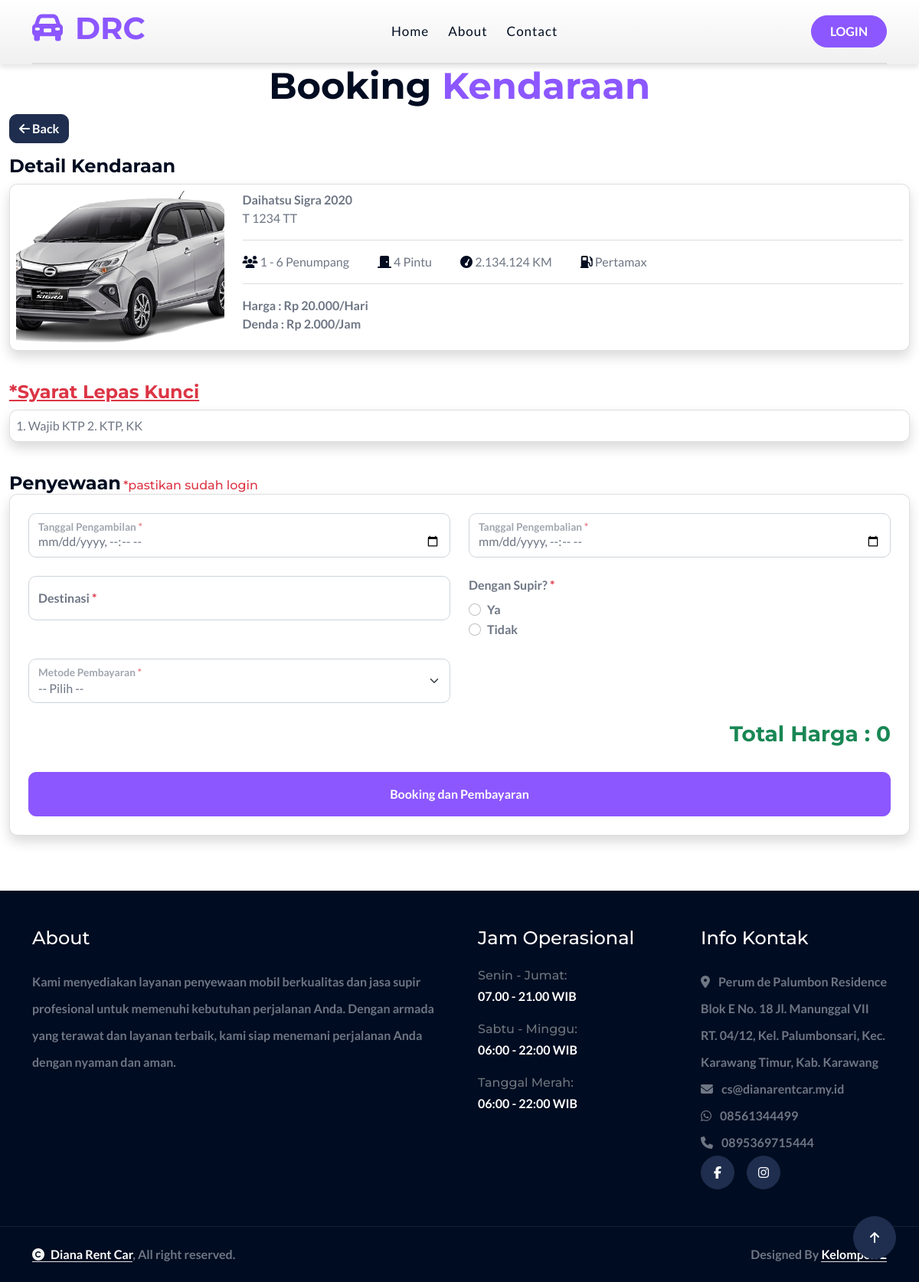
Before: /?views=booking&uuid=cbb64a84-ac8d-420e-b9a8-42ecc645ecd4 with the older database file.
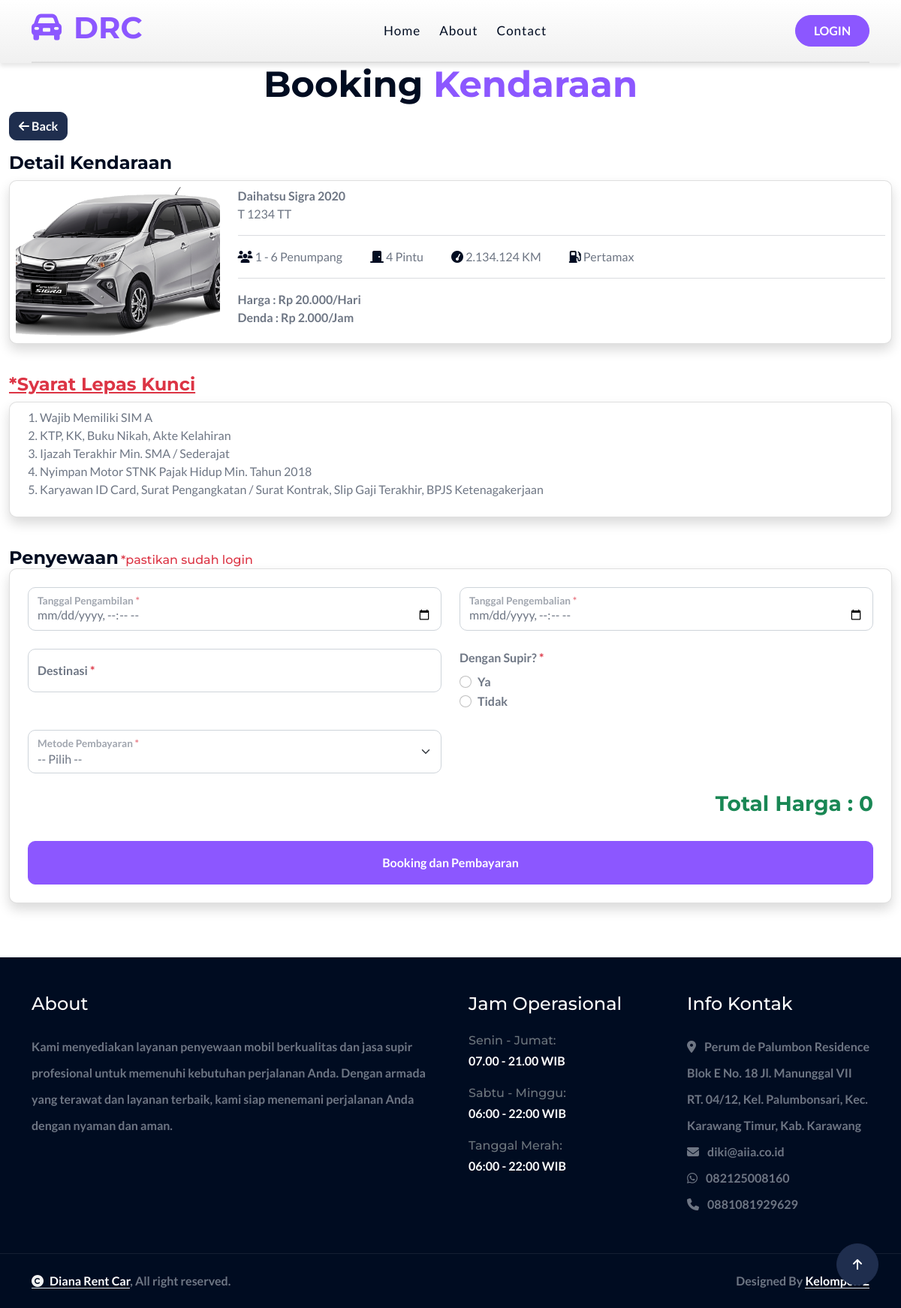
After: the same page with the newer database file.
### tables this page shows
CREATE TABLE IF NOT EXISTS `tm_cars` (
  `id` int NOT NULL AUTO_INCREMENT,
  `uuid` varchar(36) NOT NULL,
  `merk` varchar(100) NOT NULL,
  `tipe` varchar(100) NOT NULL,
  `jumlah_kursi` int NOT NULL,
  `jumlah_pintu` int NOT NULL,
  `warna` varchar(50) NOT NULL,
  `no_plat` varchar(50) NOT NULL,
  `tahun` year NOT NULL,
  `km` int NOT NULL,
  `jenis_bensin` varchar(50) NOT NULL,
  `harga` int NOT NULL DEFAULT (0),
  `denda` int NOT NULL DEFAULT (0),
  `transmisi` varchar(50) NOT NULL,
  `status` varchar(50) NOT NULL,
  `photo` text,
  `created_by` int DEFAULT NULL,
  `updated_by` int DEFAULT NULL,
  `created_at` datetime DEFAULT CURRENT_TIMESTAMP,
  `updated_at` datetime DEFAULT CURRENT_TIMESTAMP ON UPDATE CURRENT_TIMESTAMP,
  PRIMARY KEY (`id`),
  UNIQUE KEY `id` (`id`),
  UNIQUE KEY `uuid` (`uuid`),
  UNIQUE KEY `no_plat` (`no_plat`)
);

CREATE TABLE IF NOT EXISTS `tm_settings` (
  `id` int NOT NULL AUTO_INCREMENT,
  `uuid` varchar(40) NOT NULL,
  `owner` varchar(50) NOT NULL,
  `photo` varchar(255) NOT NULL,
  `bank` varchar(50) NOT NULL,
  `account_number` varchar(50) NOT NULL,
  `account_name` varchar(50) NOT NULL,
  `address` text NOT NULL,
  `email` varchar(50) NOT NULL,
  `phone_number_1` varchar(14) NOT NULL,
  `phone_number_2` varchar(14) DEFAULT NULL,
  `agreement_1` text NOT NULL,
  `agreement_2` text NOT NULL,
  `visi` text NOT NULL,
  `misi` text NOT NULL,
  `about_company` text NOT NULL,
  `history_company` text NOT NULL,
  `about_footer` text NOT NULL,
  `facebook` varchar(255) DEFAULT NULL,
  `instagram` varchar(255) DEFAULT NULL,
  `twitter` varchar(255) DEFAULT NULL,
  `tiktok` varchar(255) DEFAULT NULL,
  `created_at` timestamp NULL DEFAULT CURRENT_TIMESTAMP,
  `updated_at` timestamp NULL DEFAULT CURRENT_TIMESTAMP ON UPDATE CURRENT_TIMESTAMP,
  PRIMARY KEY (`id`),
  UNIQUE KEY `id` (`id`)
);

### classes/Car.php (called while the page is built, shortened)
<?php
class Car
{
    private $conn;
    private $table = 'tm_cars';
    public function __construct()
    {
        $db = new Database();
        $this->conn = $db->connect();
    }
    public function getDetail($uuid)
    {
        $query = $this->conn->prepare("SELECT * FROM " . $this->table . " WHERE uuid = :uuid");
        $query->execute(['uuid' => $uuid]);
        return $query->fetch(PDO::FETCH_ASSOC);
    }
}

### classes/DatabaseExample.php (called while the page is built, shortened)
<?php
class Database
{
    private $host = 'localhost';
    private $db_name = 'dianarentcar';
    private $username = 'root';
    private $password = '';
    public function connect()
    {
        $this->conn = null;
        try {
            $this->conn = new PDO("mysql:host=" . $this->host . ";dbname=" . $this->db_name, $this->username, $this->password);
            $this->conn->setAttribute(PDO::ATTR_ERRMODE, PDO::ERRMODE_EXCEPTION);
        } catch (PDOException $e) {
            echo "Connection Error: " . $e->getMessage();
        }
        return $this->conn;
    }
}

### classes/Setting.php (called while the page is built, shortened)
<?php
class Setting
{
    private $conn;
    private $table = 'tm_settings';
    public function __construct()
    {
        $db = new Database();
        $this->conn = $db->connect();
    }
    public function list()
    {
        $query = "SELECT * FROM " . $this->table;
        $stmt = $this->conn->query($query);
        return $stmt->fetchAll(PDO::FETCH_ASSOC);
    }
    public function getFirstSetting()
    {
        $query = "SELECT * FROM " . $this->table . " LIMIT 1";
        $stmt = $this->conn->query($query);
        return $stmt->fetch(PDO::FETCH_ASSOC);
    }
}

### views/booking.php (the view, shortened to what the rows shown need)
<?php
require_once 'classes/Car.php';
require_once 'classes/Setting.php';
$getCar = new Car();
$getsetting = new Setting();
$uuid = $_GET['uuid'];
$car = $getCar->getDetail($uuid);
$setting = $getsetting->getFirstSetting();
?>
<div class="container-fluid car pb-5">
    <div class="text-center mx-auto wow fadeInUp" data-wow-delay="0.1s" style="max-width: 800px;">
        <h1 class="display-5 text-capitalize">Booking <span class="text-primary">Kendaraan</span></h1>
    </div>
    <div class="wow fadeInUp" data-wow-delay="0.1s">
        <a href="?views=home" class="btn btn-secondary"><i class="fa fa-arrow-left text-white"></i> Back</a>
    </div>
    <div class="row pt-3 wow fadeInUp" data-wow-delay="0.1s">
        <div class="col-md-12 mb-4">
            <h4><b>Detail Kendaraan</b></h4>
            <div class="card p-2 shadow">
                <div class="row wow fadeInUp" data-wow-delay="0.1s">
                    <div class="col-md-3">
                        <div class="categories-img rounded-top text-center">
                            <img src="./assets/uploads/car/<?php echo htmlspecialchars($car['photo']); ?>" class="img-fluid rounded-top car-image" style="height: 200px; object-fit: cover;" alt="<?php echo htmlspecialchars($car['merk']); ?>">
                        </div>
                    </div>
                    <?php
                    function formatRupiah($angka)
                    {
                        return 'Rp ' . number_format($angka, 0, ',', '.');
                    }
                    function formatKm($angka)
                    {
                        return number_format($angka, 0, ',', '.') . ' KM';
                    }
                    ?>
                    <div class="col-md-9">
                        <div class="form-group">
                            <b><?php echo htmlspecialchars($car['merk']); ?> <?php echo htmlspecialchars($car['tipe']); ?> <?php echo htmlspecialchars($car['tahun']); ?></b>
                            <br>
                            <?php echo htmlspecialchars($car['no_plat']); ?>
                        </div>
                        <hr>
                        <div class="form-group">
                            <i class="fa fa-users text-dark"></i> 1 - <?php echo htmlspecialchars($car['jumlah_kursi']); ?> Penumpang &nbsp;&nbsp;&nbsp;&nbsp;&nbsp;&nbsp;&nbsp;&nbsp;&nbsp;&nbsp;
                            <i class="fa fa-door-closed text-dark"></i> <?php echo htmlspecialchars($car['jumlah_pintu']); ?> Pintu &nbsp;&nbsp;&nbsp;&nbsp;&nbsp;&nbsp;&nbsp;&nbsp;&nbsp;&nbsp;
                            <i class="fa fa-tachometer text-dark"></i> <?php echo formatKm($car['km']); ?> &nbsp;&nbsp;&nbsp;&nbsp;&nbsp;&nbsp;&nbsp;&nbsp;&nbsp;&nbsp;
                            <i class="fa-solid fa-gas-pump text-dark"></i> <?php echo htmlspecialchars($car['jenis_bensin']); ?>
                        </div>
                        <hr>
                        <div class="form-group">
                            <b>
                                Harga : <?php echo formatRupiah($car['harga']); ?>/Hari <br>
                                Denda : <?php echo formatRupiah($car['denda']); ?>/Jam
                            </b>
                        </div>
                    </div>
                </div>
            </div>
        </div>
    </div>
    <div class="row pt-3 wow fadeInUp" data-wow-delay="0.1s">
        <div class="col-md-12 mb-4">
            <h4 class="text-danger"><b><u>*Syarat Lepas Kunci</b></u></h4>
            <div class="card p-2 shadow">
                <div class="row wow fadeInUp" data-wow-delay="0.1s">
                    <div class="col-md-12">
                        <?php echo $setting['agreement_1']; ?>
                    </div>
                </div>
            </div>
        </div>
    </div>
    <div class="row pt-3 wow fadeInUp" data-wow-delay="0.1s">
        <div class="col-md-12 mb-4">
            <h4 style="display: inline;"><b>Penyewaan</h4>
            <h6 style="display: inline;" class="text-danger"> *pastikan sudah login</h6>
            <div class="card p-2 shadow">
                <div class="row wow fadeInUp" data-wow-delay="0.1s">
                    <div class="col-md-12">
                        <form action="backend/booking/store.php" method="POST">
                            <div class="row g-4 p-3">
                                <div class="col-lg-12 col-xl-6">
                                    <div class="form-floating">
                                        <input type="datetime-local" class="form-control" id="date_start" name="date_start" placeholder="Tanggal Pengambilan" required>
                                        <label for="date_start">Tanggal Pengambilan <span class="text-danger">*</span></label>
                                    </div>
                                </div>
                                <div class="col-lg-12 col-xl-6">
                                    <div class="form-floating">
                                        <input type="datetime-local" class="form-control" id="date_end" name="date_end" placeholder="Tanggal Pengembalian" required>
                                        <label for="date_end">Tanggal Pengembalian <span class="text-danger">*</span></label>
                                    </div>
                                </div>
                                <div class="col-lg-12 col-xl-6">
                                    <div class="form-floating">
                                        <input type="text" class="form-control" id="destination" name="destination" placeholder="Tujuan Kota" required>
                                        <label for="destination">Destinasi <span class="text-danger">*</span></label>
                                    </div>
                                </div>
                                <div class="col-lg-12 col-xl-6">
                                    <label class="form-label">Dengan Supir? <span class="text-danger">*</span></label>
                                    <div class="form-check">
                                        <input class="form-check-input" type="radio" name="is_driver" id="supir_ya" value="Iya" required>
                                        <label class="form-check-label" for="supir_ya">Ya</label>
                                    </div>
                                    <div class="form-check">
                                        <input class="form-check-input" type="radio" name="is_driver" id="supir_tidak" value="Tidak" required>
                                        <label class="form-check-label" for="supir_tidak">Tidak</label>
                                    </div>
                                </div>
                                <div class="col-lg-12 col-xl-6">
                                    <div class="form-floating">
                                        <select name="method" id="method" class="form-select" required onchange="toggleTypeSelect()">
                                            <option value="">-- Pilih --</option>
                                        </select>
                                        <label for="method">Metode Pembayaran <span class="text-danger">*</span></label>
                                    </div>
                                </div>
                                <div class="col-lg-12 col-xl-12">
                                    <div class="d-flex justify-content-end">
                                        <span>
                                            <h3 class="text-success"><b>Total Harga : <span id="total_harga_display">0</span></b></h3>
                                        </span>
                                    </div>
                                </div>
                                <div class="col-12">
                                    <button type="button" class="btn btn-primary w-100 py-3" onclick="validateForm()">
                                        Booking dan Pembayaran
                                    </button>
                                </div>
                            </div>
                        </form>
                    </div>
                </div>
            </div>
        </div>
    </div>
</div>

### layouts/footer.php (shortened to what the rows shown need)
<?php
require_once __DIR__ . '/../classes/Setting.php';
$getSetting = new Setting();
$setting = $getSetting->list()[0];
$address = $setting['address'];
$email = $setting['email'];
$phone_number_1 = $setting['phone_number_1'];
$phone_number_2 = $setting['phone_number_2'];
$facebook = $setting['facebook'];
$instagram = $setting['instagram'];
?>
<div class="container-fluid footer py-5 wow fadeIn" data-wow-delay="0.2s">
    <div class="container">
        <div class="row g-5">
            <div class="col-md-6 col-lg-6 col-xl-6">
                <div class="footer-item d-flex flex-column">
                    <div class="footer-item">
                        <h4 class="text-white mb-4">About</h4>
                        <p class="mb-3"><?php echo $setting['about_footer']; ?></p>
                    </div>
                </div>
            </div>
            <div class="col-md-6 col-lg-6 col-xl-3">
                <div class="footer-item d-flex flex-column">
                    <h4 class="text-white mb-4">Info Kontak</h4>
                    <a href="https://maps.app.goo.gl/hHdMvZpLid1f6yETA" target="_blank"><i class="fa fa-map-marker-alt me-2"></i> <?php echo htmlspecialchars($address); ?></a>
                    <a href="mailto:<?php echo htmlspecialchars($email); ?>"><i class="fas fa-envelope me-2"></i> <?php echo htmlspecialchars($email); ?></a>
                    <?php
                    $phone_number_1_62 = ltrim($phone_number_1, '0');
                    $phone_number = '62' . $phone_number_1_62;
                    ?>
                    <a href="https://wa.me/<?php echo htmlspecialchars($phone_number); ?>" target="_blank"><i class="fab fa-whatsapp me-2"></i> <?php echo htmlspecialchars($phone_number_1); ?></a>
                    <a href="tel:<?php echo htmlspecialchars($phone_number_2); ?>"><i class="fas fa-phone me-2"></i> <?php echo htmlspecialchars($phone_number_2); ?></a>
                    <div class="d-flex">
                        <?php if (!empty($facebook)): ?>
                            <a class="btn btn-secondary btn-md-square rounded-circle me-3" href="<?php echo htmlspecialchars($facebook); ?>" target="_blank"><i class="fab fa-facebook-f text-white"></i></a>
                        <?php endif; ?>
                        <?php if (!empty($instagram)): ?>
                            <a class="btn btn-secondary btn-md-square rounded-circle me-3" href="<?php echo htmlspecialchars($instagram); ?>" target="_blank"><i class="fab fa-instagram text-white"></i></a>
                        <?php endif; ?>
                    </div>
                </div>
            </div>
        </div>
    </div>
</div>

Changed rows visible on the page:
removed tm_settings: agreement_1 "1. Wajib KTP 2. KTP, KK", about_footer "Kami menyediakan layanan penyewaan mobil berkualitas dan jasa supir profesional untuk memenuhi kebutuhan perjalanan Anda. Dengan armada yang terawat dan layanan terbaik, kami siap menemani perjalanan Anda dengan nyaman dan aman.", address "Perum de Palumbon Residence Blok E No. 18 Jl. Manunggal VII RT. 04/12, Kel. Palumbonsari, Kec. Karawang Timur, Kab. Karawang", email "cs@dianarentcar.my.id", phone_number_1 "08561344499", phone_number_2 "0895369715444"
added tm_settings: agreement_1 "Wajib Memiliki SIM A KTP, KK, Buku Nikah, Akte Kelahiran Ijazah Terakhir Min. SMA / Sederajat Nyimpan Motor STNK Pajak Hidup Min. Tahun 2018 Karyawan ID Card, Surat Pengangkatan / Surat Kontrak, Slip Gaji Terakhir, BPJS Ketenagakerjaan", about_footer "Kami menyediakan layanan penyewaan mobil berkualitas dan jasa supir profesional untuk memenuhi kebutuhan perjalanan Anda. Dengan armada yang terawat dan layanan terbaik, kami siap menemani perjalanan Anda dengan nyaman dan aman.", address "Perum de Palumbon Residence Blok E No. 18 Jl. Manunggal VII RT. 04/12, Kel. Palumbonsari, Kec. Karawang Timur, Kab. Karawang", email "diki@aiia.co.id", phone_number_1 "082125008160", phone_number_2 "0881081929629"
